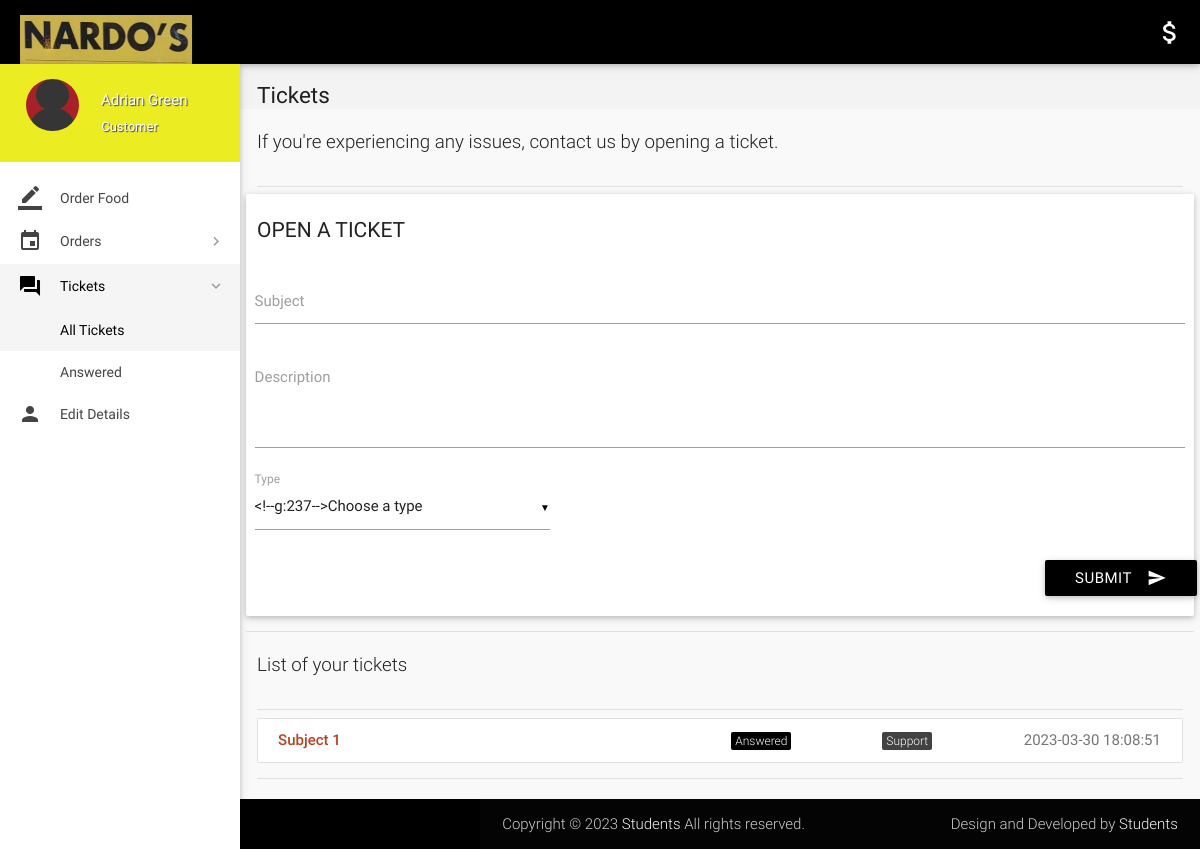
The app's page /tickets.php (signed in) with its own data.
### tables this page shows
CREATE TABLE `tickets` (
  `id` int(11) NOT NULL,
  `poster_id` int(11) NOT NULL,
  `subject` varchar(100) NOT NULL,
  `description` varchar(3000) NOT NULL,
  `status` varchar(8) NOT NULL DEFAULT 'Open',
  `type` varchar(30) NOT NULL DEFAULT 'Others',
  `date` datetime NOT NULL DEFAULT CURRENT_TIMESTAMP,
  `deleted` tinyint(4) NOT NULL DEFAULT '0'
);

### includes/connect.php (called while the page is built, shortened)
<?php
$name = $_SESSION['name'];
$role = $_SESSION['role'];
?>

### includes/wallet.php (called while the page is built)
<?php
$user_id=$_SESSION['user_id'];
?>

### tickets.php (the view, shortened to what this page needs)
<?php
include 'includes/connect.php';
include 'includes/wallet.php';
	if($_SESSION['customer_sid']==session_id())
	{
		?>
<!DOCTYPE html>
<html lang="en">
<head>
  <link href="css/materialize.min.css" type="text/css" rel="stylesheet" media="screen,projection">
  <link href="css/style.min.css" type="text/css" rel="stylesheet" media="screen,projection">
  <link href="css/custom/custom.min.css" type="text/css" rel="stylesheet" media="screen,projection">
  <link href="js/plugins/perfect-scrollbar/perfect-scrollbar.css" type="text/css" rel="stylesheet" media="screen,projection">
  <link href="js/plugins/data-tables/css/jquery.dataTables.min.css" type="text/css" rel="stylesheet" media="screen,projection">
</head>
<body>
  <header id="header" class="page-topbar">
        <div class="navbar-fixed">
            <nav class="navbar-color">
                <div class="nav-wrapper">
                    <ul class="left">
                      <li><h1 class="logo-wrapper"><a href="index.php" class="brand-logo darken-1"><img src="images/materialize-logo.png" alt="logo"></a> <span class="logo-text">Logo</span></h1></li>
                    </ul>
                    <ul class="right hide-on-med-and-down">
                        <li><a href="#" class="waves-effect waves-block waves-light"><i class="mdi-editor-attach-money"><?php echo $balance;?></i></a>
                        </li>
                    </ul>
                </div>
            </nav>
        </div>
  </header>
  <div id="main">
    <div class="wrapper">
      <aside id="left-sidebar-nav">
        <ul id="slide-out" class="side-nav fixed leftside-navigation">
            <li class="user-details cyan darken-2">
            <div class="row">
                <div class="col col s4 m4 l4">
                    <img src="images/avatar.jpg" alt="" class="circle responsive-img valign profile-image">
                </div>
                <div class="col col s8 m8 l8">
                    <a class="btn-flat dropdown-button waves-effect waves-light white-text profile-btn" href="#" data-activates="profile-dropdown"><?php echo $name;?> <i class="mdi-navigation-arrow-drop-down right"></i></a>
                    <p class="user-roal"><?php echo $role;?></p>
                </div>
            </div>
            </li>
            <li class="bold"><a href="index.php" class="waves-effect waves-cyan"><i class="mdi-editor-border-color"></i> Order Food</a>
            </li>
                <li class="no-padding">
                    <ul class="collapsible collapsible-accordion">
                        <li class="bold"><a class="collapsible-header waves-effect waves-cyan"><i class="mdi-editor-insert-invitation"></i> Orders</a>
                        </li>
                    </ul>
                </li>
                <li class="no-padding">
                    <ul class="collapsible collapsible-accordion">
                        <li class="bold"><a class="collapsible-header waves-effect waves-cyan active"><i class="mdi-action-question-answer"></i> Tickets</a>
                            <div class="collapsible-body">
                                <ul>
								<li class="<?php
								if(!isset($_GET['status'])){
										echo 'active';
									}?>
									"><a href="tickets.php">All Tickets</a>
                                </li>
								<?php
									$sql = mysqli_query($con, "SELECT DISTINCT status FROM tickets WHERE poster_id = $user_id AND not deleted;");
									while($row = mysqli_fetch_array($sql)){
                                    echo '<li class='.(isset($_GET['status'])?($status == $_GET['status'] ? 'active' : ''): '').'><a href="tickets.php?status='.$row['status'].'">'.$row['status'].'</a>
                                    </li>';
									}
									?>
                                </ul>
                            </div>
                        </li>
                    </ul>
                </li>
            <li class="bold"><a href="details.php" class="waves-effect waves-cyan"><i class="mdi-social-person"></i> Edit Details</a>
            </li>
        </ul>
        </aside>
      <section id="content">
        <div id="breadcrumbs-wrapper">
          <div class="container">
            <div class="row">
              <div class="col s12 m12 l12">
                <h5 class="breadcrumbs-title">Tickets</h5>
              </div>
            </div>
          </div>
        </div>
        <div class="container">
          <p class="caption">If you're experiencing any issues, contact us by opening a ticket.</p>
          <div class="divider"></div>
            <div class="row">
              <div class="col s12 m4 l3">
                <h4 class="header">Open a ticket</h4>
              </div>
<div>
                <div class="card-panel">
                  <div class="row">
                    <form class="formValidate" id="formValidate" method="post" action="routers/add-ticket.php" novalidate="novalidate" class="col s12">
                      <div class="row">
                        <div class="input-field col s12">
                          <input name="subject" id="subject" type="text" data-error=".errorTxt1">
                          <label for="subject" class="">Subject</label>
                        </div>
                      </div>
                      <div class="row">
                        <div class="input-field col s12">
                          <textarea name="description" id="description" class="materialize-textarea validate" data-error=".errorTxt2"></textarea>
                          <label for="description" class="">Description</label>
                        </div>
                      </div>
                      <div class="row">
                        <div class="input-field col s4">
							<label>Type</label>
                        </div>
                      </div>
                      <div class="row">
                        <div class="row">
                          <div class="input-field col s12">
                            <button class="btn cyan waves-effect waves-light right" type="submit" name="action">Submit
                              <i class="mdi-content-send right"></i>
                            </button>
                          </div>
                        </div>
                      </div>
                    </form>
                  </div>
                </div>
              </div>
            <div class="divider"></div>
          </div>
    </div>
        <div class="container">
          <p class="caption">List of your tickets</p>
          <div class="divider"></div>
									<div id="work-collections">
									<ul id="projects-collection" class="collection">
								<?php
									if(isset($_GET['status'])){
										$status = $_GET['status'];
									}
									else{
										$status = '%';
									}
									$sql = mysqli_query($con, "SELECT * FROM tickets WHERE poster_id = $user_id AND status LIKE '$status' AND not deleted;");
									while($row = mysqli_fetch_array($sql)){
									echo'<a href="view-ticket.php?id='.$row['id'].'"class="collection-item">
                                        <div class="row">
                                            <div class="col s6">
                                                <p class="collections-title">'.$row['subject'].'</p>
                                            </div>
                                            <div class="col s2">
                                            <span class="task-cat cyan">'.$row['status'].'</span></div>
                                            <div class="col s2">
                                            <span class="task-cat grey darken-3">'.$row['type'].'</span></div>
                                            <div class="col s2">
                                            <span class="badge">'.$row['date'].'</span></div>
                                        </div>
                                    </a>';
									}
									?>
									</ul>
									</div>
            <div class="divider"></div>
          </div>
    </div>
  <footer class="page-footer">
    <div class="footer-copyright">
      <div class="container">
        <span>Copyright © 2023 <a class="grey-text text-lighten-4" href="#" target="_blank">Students</a> All rights reserved.</span>
        <span class="right"> Design and Developed by <a class="grey-text text-lighten-4" href="#">Students</a></span>
        </div>
    </div>
  </footer>
</body>
</html>
<?php
	}
?>

### records on screen
tickets: subject "Subject 1", status "Answered", type "Support", date "2023-03-30 18:08:51"

### other values on screen
$name "Adrian Green"
$role "Customer"
$row['status'] "Answered"
